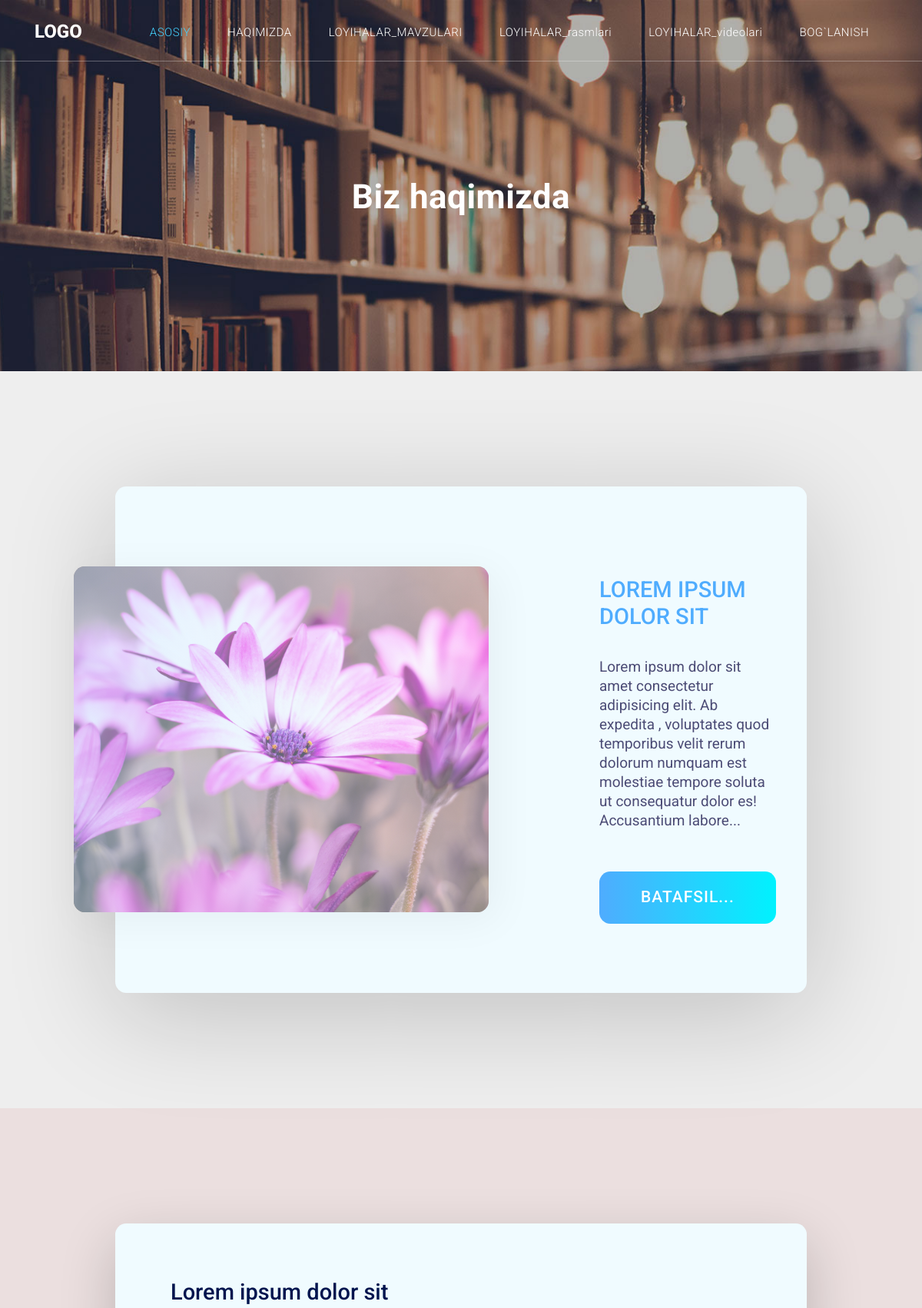
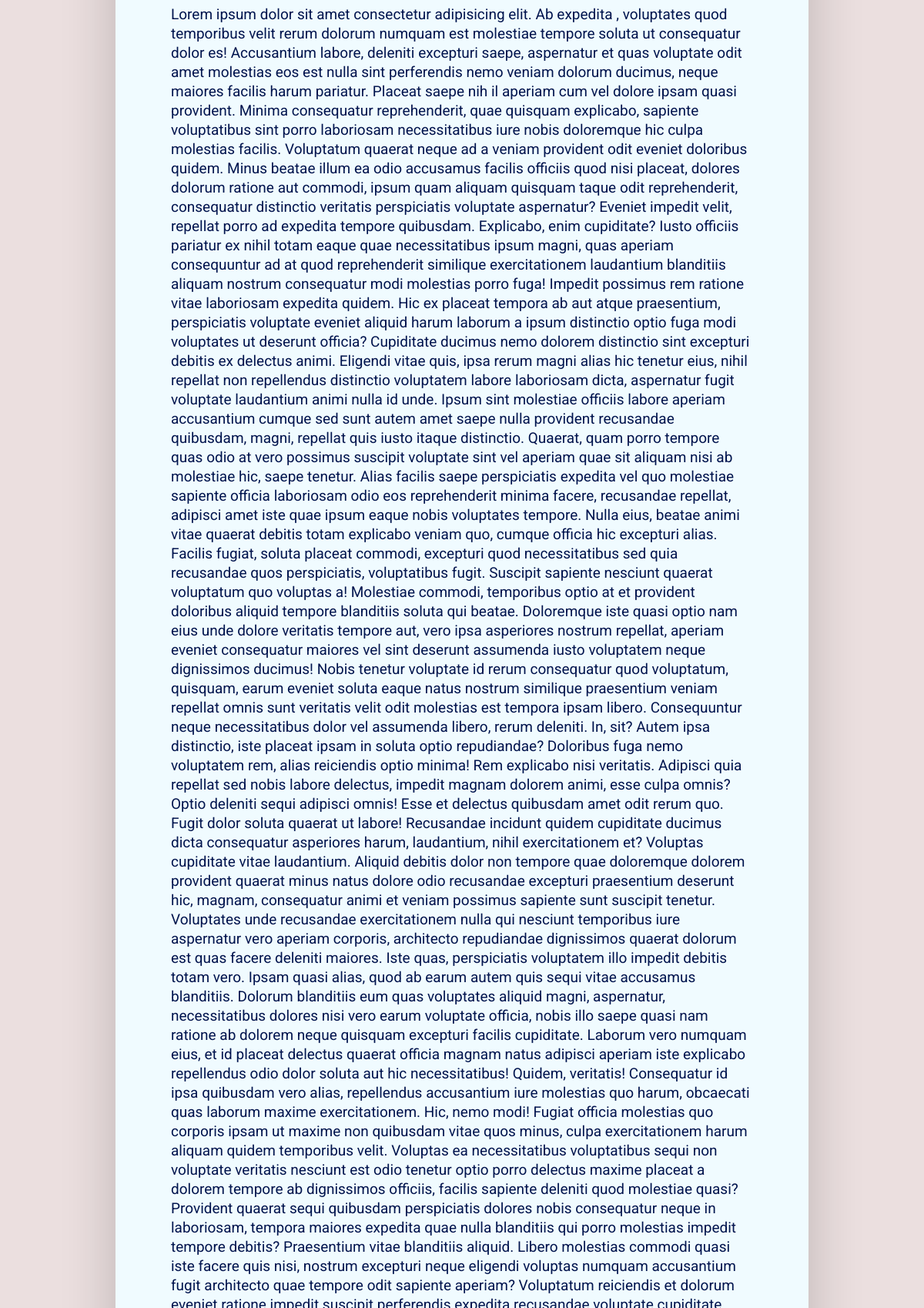
The page /about/ (upper part) on the database its author committed (2 pictures, top to bottom).
### mainapp/models.py (models this page shows, shortened)
class About(models.Model):
    images = models.ImageField(upload_to='img/%y')
    title = models.CharField(max_length=100)
    text = models.TextField()

class AboutText(models.Model):
    title = models.CharField(max_length=100)
    text = models.TextField()

### mainapp/views.py (the view)
# urls.py: path('about/',views.about, name='about'),
def about(request):
    abouts = About.objects.all()
    abouttext = AboutText.objects.all()
    context = {
        'abouts' : abouts,
        'abouttext' : abouttext
    }
    return render(request, 'haqimizda.html', context)

### templates/haqimizda.html (shortened to what this page needs)
{% load static %}
<!DOCTYPE html>
<html lang="en">
  <head>
    <link href="{% static 'vendor/bootstrap/css/bootstrap.min.css' %}" rel="stylesheet">
    <link rel="stylesheet" href="{% static 'assets/css/fontawesome.css' %}">
    <link rel="stylesheet" href="{% static 'assets/css/templatemo-host-cloud.css' %}">
    <link rel="stylesheet" href="{% static 'assets/css/owl.css' %}">
  </head>
  <body>
    <header class="">
      <nav class="navbar navbar-expand-lg">
        <div class="container">
          <a class="navbar-brand" href="{% url 'index' %}"><h2>LOGO</h2></a>
          <div class="collapse navbar-collapse" id="navbarResponsive">
            <ul class="navbar-nav ml-auto">
              <li class="nav-item active">
                <a class="nav-link" href="{% url 'index' %}">ASOSIY
                </a>
              </li>
              <li class="nav-item">
                <a class="nav-link" href="{% url 'about' %}"> HAQIMIZDA</a>
              </li>
              <li class="nav-item">
                <a class="nav-link" href="{% url 'loyihalar' %}">LOYIHALAR_MAVZULARI</a>
              </li>
              <li class="nav-item">
                <a class="nav-link" href="{% url 'rasmlar' %}">LOYIHALAR_rasmlari</a>
              </li>
              <li class="nav-item">
                <a class="nav-link" href="{% url 'videolar' %}">LOYIHALAR_videolari</a>
              </li>
              <li class="nav-item">
                <a class="nav-link" href="{% url 'contact' %}">BOG`LANISH</a>
              </li>
            </ul>
          </div>
        </div>
      </nav>
    </header>
    <div class="page-heading header-text">
      <div class="container">
        <div class="row">
          <div class="col-md-12">
            <h1>Biz haqimizda</h1>
          </div>
        </div>
      </div>
    </div>
   <div class="body__blog">
    <div class="blog-post">
      <div class="blog-post__img">
        {% for i in abouts %}
        <img src="{{ i.images.url }}" alt="">
      </div>
      <div class="blog-post__info">
        <h1 class="blog-post__title">{{ i.title }}</h1>
        <p class="blog-post__text">
          {{ i.text }}
        </p>
        <a href="" class="blog-post__cta">Batafsil...</a>
        {% endfor %}
      </div>
    </div>
  </div>
  <div class="body__text">
    <div class="container about__text">
      {% for i in abouttext %}
      <h1 class="text__h1">{{ i.title }}</h1>
      <p class="text__p">
      </p>
      <br><br><br>
          {% endfor %}
    </div>
  </div>
  </body>
</html>

### static/assets/css/templatemo-host-cloud.css (style rules this page uses)
body { font-family: 'Roboto', sans-serif; transition: all 0.5s; }
p { margin-bottom: 0px; font-size: 14px; color: #6a6a6a; line-height: 25px; }
a { text-decoration: none!important; }
.page-heading { background-image: url(../images/heading-bg.jpg); background-position: center center; background-repeat: no-repeat; background-size: cover; text-align: center; padding: 230px 0px 180px 0px; }
.page-heading h1 { color: #fff; font-size: 44px; font-weight: 700; letter-spacing: 0.5px; margin-bottom: 20px; }
header { position: fixed; z-index: 99999; width: 100%; background-color: transparent!important; border-bottom: 1px solid rgba(250,250,250,0.30); height: 80px; -webkit-transition: all .5s ease 0s; -moz-transition: all .5s ease 0s; -o-transition: all .5s ease 0s; transition: all .5s ease 0s; }
.navbar .navbar-brand { float: left; margin-top: 12px; outline: none; }
.navbar .navbar-brand h2 { color: #fff; text-transform: uppercase; font-size: 24px; font-weight: 800; -webkit-transition: all .3s ease 0s; -moz-transition: all .3s ease 0s; -o-transition: all .3s ease 0s; transition: all .3s ease 0s; }
#navbarResponsive { z-index: 999; }
.navbar-collapse { text-align: center; }
.navbar .navbar-nav .nav-item { margin: 0px 15px; }
.navbar .navbar-nav a.nav-link { text-transform: capitalize; font-size: 15px; font-weight: 300; letter-spacing: 0.5px; color: #fff; transition: all 0.5s; margin-top: 5px; }
.navbar .navbar-nav .nav-link:hover, .navbar .navbar-nav .active>.nav-link, .navbar .navbar-nav .nav-link.active, .navbar .navbar-nav .nav-link.show, .navbar .navbar-nav .show>.nav-link { color: #44d3ff; }
*, *::before, *::after { margin: 0; padding: 0; box-sizing: border-box; }
html { font-family: 'Roboto', sans-serif; font-size: 18px; }
.body__blog { width: 100%; height: 100%; display: flex; align-items: center; justify-content: center; background-color: #eee; padding: 0 0.5rem; padding: 150px; }
img { width: 100%; }
.blog-post { width: 100%; max-width: 98rem; padding: 5rem; background-color: rgb(240, 251, 255); box-shadow: 0 1.4rem 8rem rgba(0,0,0,.2); display: flex; align-items: center; border-radius: .8rem; }
.blog-post__img { min-width: 30rem; max-width: 30rem; height: 25rem; transform: translateX(-8rem); position: relative; }
.blog-post__img img { width: 100%; height: 100%; object-fit: cover; display: block; border-radius: .8rem; }
.blog-post__img::before { content: ''; width: 100%; height: 100%; position: absolute; top: 0; left: 0; background: linear-gradient(to right, rgba(203, 231, 255, 0.534), rgba(255, 255, 255, 0.308)); box-shadow: .5rem .5rem 3rem 1px rgba(0, 0, 0, 0.05); border-radius: .8rem; }
.blog-post__title { font-size: 29px; font-weight: 500; margin: 1.5rem 0 2rem; text-transform: uppercase; color: #4facfe; }
.blog-post__text { margin-bottom: 3rem; font-size: 19px; font-weight: 400; color: rgba(6, 0, 59, 0.7); }
.blog-post__cta { display: inline-block; padding: 1rem 3rem; letter-spacing: 1px; text-transform: uppercase; font-size: 21px; font-weight: 450; color: #fff; background-image: linear-gradient(to right, #4facfe 0%, #00f2fe 100%); border-radius: .8rem; text-decoration: none; }
.body__text { width: 100%; height: 100%; display: flex; align-items: center; justify-content: center; background-color: rgb(235, 223, 223); padding: 0 0.5rem; padding: 150px; }
.about__text { padding: 4rem; background-color: rgb(240, 251, 255); box-shadow: 0 1.4rem 4rem rgba(0,0,0,.2); align-items: center; border-radius: .8rem; }
.text__h1 { color: rgb(0, 20, 78); font-size: 29px; font-weight: 500; }
.text__p { color: rgb(0, 20, 78); font-size: 19px; font-weight: 400; }

### rows shown on the page
About: images (picture), title "LOREM IPSUM DOLOR SIT", text "Lorem ipsum dolor sit amet consectetur adipisicing elit. Ab expedita , voluptates quod temporibus velit rerum dolorum numquam est molestiae tempore soluta ut consequatur dolor es! Accusantium labore..."
AboutText: title "Lorem ipsum dolor sit"
